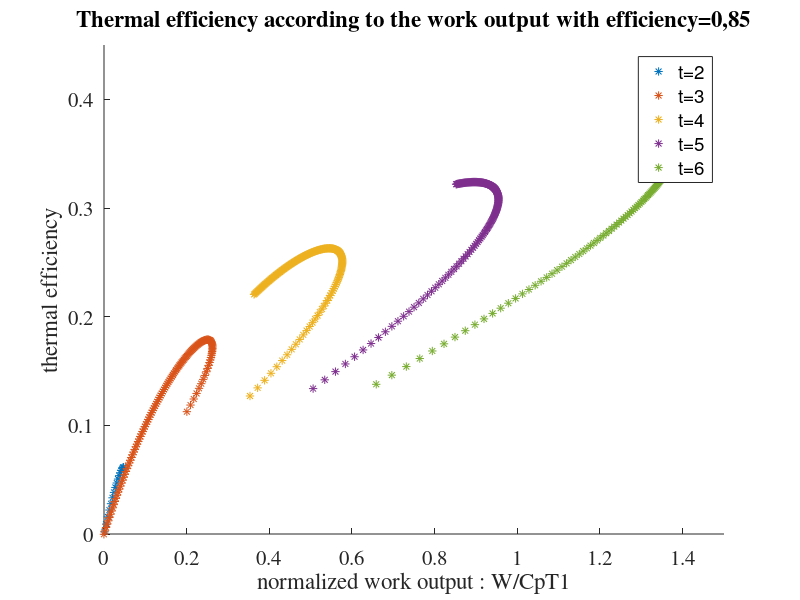

MATLAB code for this plot:
%%%%%%%%%%%%%%%%%%%%%%%%%%%%%%%%%%%%%%%%%%%%%%%%%%%%%%%%%%%%%%%%%%%%%%%%%%%%%%%%%%%%%%%%%%%%%%%%%%%%%%%%%%%%%%%%%%%%%%%%%%%%%%%%%%%%%%%%%%%%%%%%%%%%%%%%%%%%%%%%%%%%%%%%%%%%%%%%%%%%%%%%%%%%
% GOAL:  PLOTING THE THERMAL EFFICIENCY VS. WORK OUPUT FOR DIFFERENT RATIO OF TEMPERATURE (R)
%%%%%%%%%%%%%%%%%%%%%%%%%%%%%%%%%%%%%%%%%%%%%%%%%%%%%%%%%%%%%%%%%%%%%%%%%%%%%%%%%%%%%%%%%%%%%%%%%%%%%%%%%%%%%%%%%%%%%%%%%%%%%%%%%%%%%%%%%%%%%%%%%%%%%%%%%%%%%%%%%%%%%%%%%%%%%%%%%%%%%%%%%%%%
k=1.4;
r=2:0.1:20;
t=2:1:6;
R=r.^((k-1)/k);
hold on
hold all
xlim([0 1.5])
ylim([0 0.45])
set(gca, 'FontSize', 15, 'fontName','Times');
etha=0.85;
i=0;
for t=2:1:6;
    i=i+1;
Wnetout=etha*t*(1-(R.^-1))-((R-1)/etha);
thermaleff=(etha*t*(1-(R.^-1))-((R-1)/etha)).*((t-R).^-1);
w(i)=plot(Wnetout,thermaleff,'*');
xlabel('normalized work output : W/CpT1') ;
ylabel('thermal efficiency');
title('Thermal efficiency according to the work output with efficiency=0,85');
end

legend([w(1) w(2) w(3) w(4) w(5)],'t=2', 't=3', 't=4', 't=5', 't=6');

